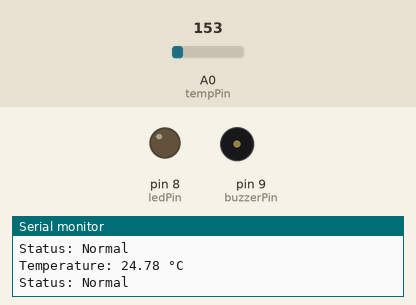
Recording of a sketch running on a simulated Arduino Uno, built with avr-gcc and run on an emulated ATmega328P. On the bench: output pins drawn as LEDs (lit = HIGH), buzzer (waves = sounding), the last lines printed to the serial monitor. The inputs (shaded band) are chosen by the test bench; at power-on: A0 (tempPin) = 153.

Above: at 1.8 s.
1.9 s: A0 (tempPin) set to 184
At 2.7 s:
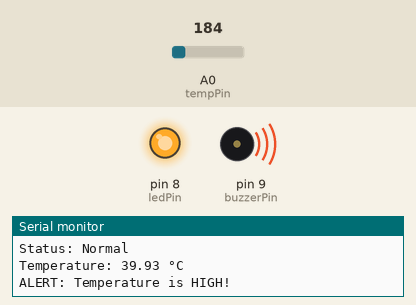
3.5 s: A0 (tempPin) set to 165
At 4.3 s:
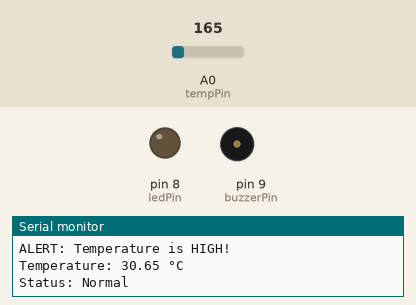
5.5 s: A0 (tempPin) set to 175
At 7.1 s:
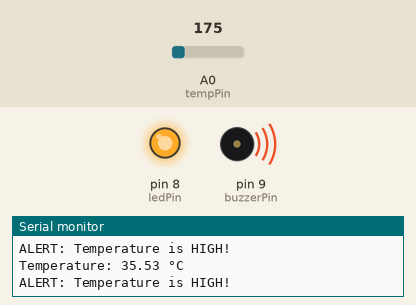
Timing chart, 0 to 8.6 s (numbered marks = the images above; inputs shaded):
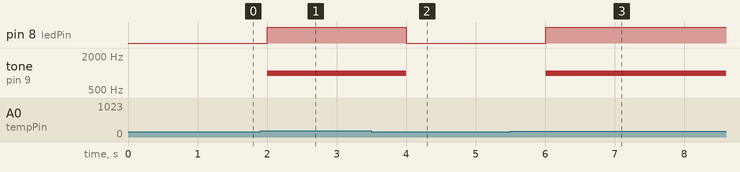

The sketch:

_SmartTemperatureMonitoring.ion.ino
```cpp
// Smart Temperature Monitoring & Alert System
// Arduino UNO + TMP36 + LED + Buzzer

const int tempPin = A0;
const int ledPin = 8;
const int buzzerPin = 9;

const float threshold = 35.0;

void setup() {
  pinMode(ledPin, OUTPUT);
  pinMode(buzzerPin, OUTPUT);

  Serial.begin(9600);
}

void loop() {

  // Read the analog value from TMP36
  int sensorValue = analogRead(tempPin);

  // Convert analog reading to voltage
  float voltage = sensorValue * (5.0 / 1023.0);

  // Convert TMP36 voltage to temperature in Celsius
  float temperature = (voltage - 0.5) * 100.0;

  // Display temperature in Serial Monitor
  Serial.print("Temperature: ");
  Serial.print(temperature);
  Serial.println(" °C");

  // Check temperature against threshold
  if (temperature >= threshold) {

    digitalWrite(ledPin, HIGH);
    tone(buzzerPin, 1000);

    Serial.println("ALERT: Temperature is HIGH!");

  } else {

    digitalWrite(ledPin, LOW);
    noTone(buzzerPin);

    Serial.println("Status: Normal");
  }

  delay(1000);
}
```

Measured:
- the behaviour switches between 173 and 174 on A0 (tempPin) (found by bisection; images 0 and 1)
- after the input at 1.9 s, pin 8 (ledPin): LOW → HIGH after 0.10 s; tone on pin 9 (buzzerPin): silent → 1000 Hz after 0.10 s
- after the input at 3.5 s, pin 8 (ledPin): HIGH → LOW after 0.50 s; tone on pin 9 (buzzerPin): 1000 Hz → silent after 0.50 s
- after the input at 5.5 s, pin 8 (ledPin): LOW → HIGH after 0.51 s; tone on pin 9 (buzzerPin): silent → 1000 Hz after 0.51 s
